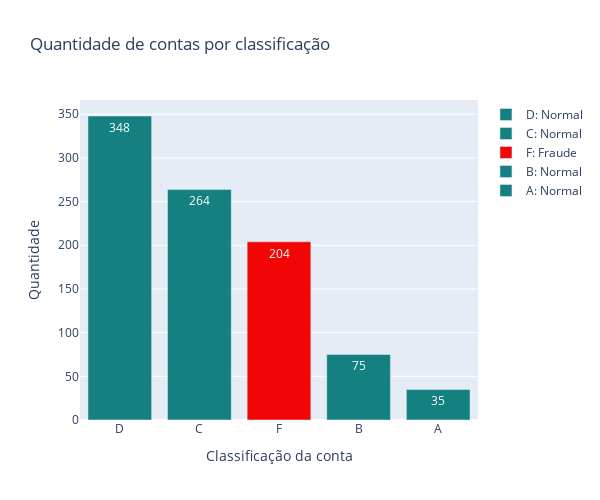

This figure's notebook cell:
### Code cell
#Não vou utilizar o método que eu criei porque nesse gráfico eu quero mostrar com uma personalização diferente.
values = df_train['ranking'].value_counts()
fig = go.Figure()
for i in range(len(values)):
    if values.index[i] != 'F':
        fig.add_trace(go.Bar(
            x = [values.index[i]],
            y = [values[i]],
            text = [values[i]],
            marker={'color': '#148080'},
            name = '{}: Normal'.format(values.index[i])
        ))
    else:
        fig.add_trace(go.Bar(
            x = [values.index[i]],
            y = [values[i]],
            text = [values[i]],
            marker={'color': '#F20505'},
            name = '{}: Fraude'.format(values.index[i])
        ))

fig.update_layout(
    title_text="<span>Quantidade de contas por classificação</span>",
    autosize=False,
    width=600,
    height=500,
    xaxis=dict(title='<span>Classificação da conta</span>'),
    yaxis=dict(title='<span>Quantidade</span>'),
)
fig.show()

### Figure 1 — Plotly figure (JSON) as saved in the notebook; plotly's stock layout.template omitted (floating-point values rounded to 4 significant figures)
{"data": [{"marker": {"color": "#148080"}, "name": "D: Normal", "text": ["348"], "type": "bar", "x": ["D"], "y": [348]}, {"marker": {"color": "#148080"}, "name": "C: Normal", "text": ["264"], "type": "bar", "x": ["C"], "y": [264]}, {"marker": {"color": "#F20505"}, "name": "F: Fraude", "text": ["204"], "type": "bar", "x": ["F"], "y": [204]}, {"marker": {"color": "#148080"}, "name": "B: Normal", "text": ["75"], "type": "bar", "x": ["B"], "y": [75]}, {"marker": {"color": "#148080"}, "name": "A: Normal", "text": ["35"], "type": "bar", "x": ["A"], "y": [35]}], "layout": {"autosize": false, "height": 500, "title": {"text": "<span>Quantidade de contas por classificação</span>"}, "width": 600, "xaxis": {"title": {"text": "<span>Classificação da conta</span>"}}, "yaxis": {"title": {"text": "<span>Quantidade</span>"}}}}
